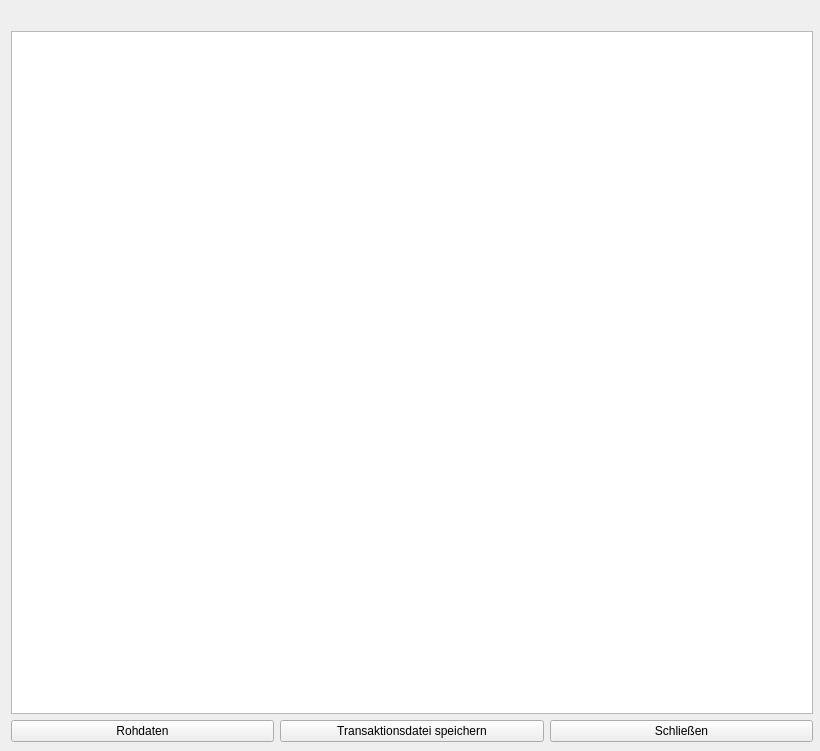
<?xml version="1.0" encoding="UTF-8"?>
<ui version="4.0">
 <class>FormShowTransaction</class>
 <widget class="QWidget" name="FormShowTransaction">
  <property name="geometry">
   <rect>
    <x>0</x>
    <y>0</y>
    <width>820</width>
    <height>751</height>
   </rect>
  </property>
  <property name="windowTitle">
   <string>Gutscheindetails</string>
  </property>
  <widget class="QWidget" name="">
   <property name="geometry">
    <rect>
     <x>11</x>
     <y>11</y>
     <width>802</width>
     <height>731</height>
    </rect>
   </property>
   <layout class="QVBoxLayout" name="verticalLayout">
    <item>
     <layout class="QHBoxLayout" name="horizontalLayout">
      <item>
       <widget class="QLabel" name="labelInfoTextLeft">
        <property name="text">
         <string/>
        </property>
       </widget>
      </item>
      <item>
       <widget class="QLabel" name="labelInfoTextRight">
        <property name="text">
         <string/>
        </property>
       </widget>
      </item>
     </layout>
    </item>
    <item>
     <widget class="QTableView" name="tableView_transaction">
      <property name="minimumSize">
       <size>
        <width>800</width>
        <height>600</height>
       </size>
      </property>
      <property name="sizeIncrement">
       <size>
        <width>2</width>
        <height>0</height>
       </size>
      </property>
     </widget>
    </item>
    <item>
     <layout class="QHBoxLayout" name="horizontalLayout_2">
      <item>
       <widget class="QPushButton" name="pushButtonRawData">
        <property name="text">
         <string>Rohdaten</string>
        </property>
       </widget>
      </item>
      <item>
       <widget class="QPushButton" name="pushButtonSaveTransactionFile">
        <property name="text">
         <string>Transaktionsdatei speichern</string>
        </property>
       </widget>
      </item>
      <item>
       <widget class="QPushButton" name="pushButtonClose">
        <property name="text">
         <string>Schließen</string>
        </property>
       </widget>
      </item>
     </layout>
    </item>
   </layout>
  </widget>
 </widget>
 <resources/>
 <connections/>
</ui>
